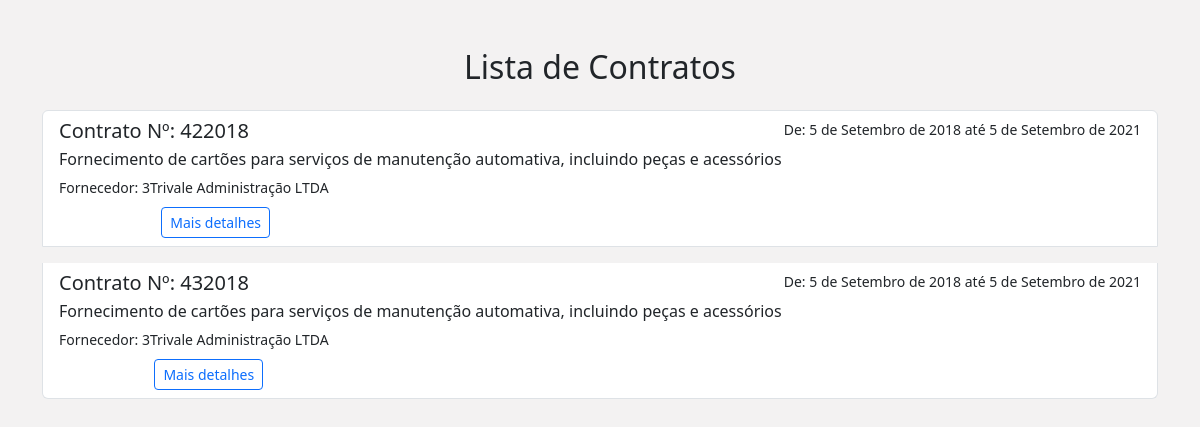
/contratos/, run on the app's committed database.
### biddingContracts/models.py (models this page shows, shortened)
class Contrato(models.Model):
    numero = models.CharField(primary_key=True, max_length=7, null=False, blank=False)
    assuntoDetalhado = models.TextField(max_length=200, verbose_name="Detalhe do contrato", null=False, blank=False)
    dataInicial = models.DateField()
    dataFinal = models.DateField()
    valor = models.FloatField(null=False)
    licitacao_fk= models.ForeignKey("Licitacao", on_delete=models.CASCADE)
    fornecedor_fk = models.ForeignKey("Fornecedor", on_delete=models.CASCADE)

class Fornecedor(models.Model):
    nome = models.CharField(max_length=200)
    cnpj = models.CharField(max_length=200)
    endereco = models.CharField(max_length=200)
    num  = models.CharField(max_length=200)
    bairro  = models.CharField(max_length=200)
    cep = models.CharField(max_length=200)
    cidade = models.CharField(max_length=200)
    telefone = models.CharField(max_length=200)
    class meta:
        verbose_name_plural = "fornecedores"

### biddingContracts/views.py (the view)
# urls.py: path('contratos/', views.listContratos, name="contratos"),
def listContratos(request):
    contratos = Contrato.objects.all()
    context = {"contratos": contratos}
    return render(request, "contratos.html", context)

### biddingContracts/templates/contratos.html (shortened to what this page needs)
{% extends "base_template.html" %}
{% block content %}
<div class="container my-5">
    <h2 class="text-center mb-4">Lista de Contratos</h2>
    {% if contratos %}
        <div class="list-group">
            {% for contrato in contratos %}
            <div class="list-group-item list-group-item-action flex-column align-items-start mb-3">
                <div class="d-flex w-100 justify-content-between">
                    <h5 class="mb-1">Contrato Nº: {{ contrato.numero }}</h5>
                    <small>De: {{ contrato.dataInicial }} até {{ contrato.dataFinal }}</small>
                </div>
                <p class="mb-1">{{ contrato.assuntoDetalhado }}</p>
                <small>Fornecedor: {{ contrato.fornecedor_fk.nome }}</small>
                <div class="mt-2">
                    <span class="badge badge-primary">Valor: {{ contrato.valor }}</span>
                    <a href="{% url 'biddingContracts:  relatorio' contrato.numero %}" class="btn btn-sm btn-outline-primary ml-3">Mais detalhes</a>
                </div>
            </div>
            {% endfor %}
        </div>
    {% else %}
        <p class="text-center">Não há contratos!</p>
    {% endif %}
</div>
{% endblock content %}

### data on the page
Contrato: numero "422018", dataInicial "5 de Setembro de 2018", dataFinal "5 de Setembro de 2021", assuntoDetalhado "Fornecimento de cartões para serviços de manutenção automativa, incluindo peças e acessórios", fornecedor_fk.nome "3Trivale Administração LTDA"
Contrato: numero "432018", dataInicial "5 de Setembro de 2018", dataFinal "5 de Setembro de 2021", assuntoDetalhado "Fornecimento de cartões para serviços de manutenção automativa, incluindo peças e acessórios", fornecedor_fk.nome "3Trivale Administração LTDA"
